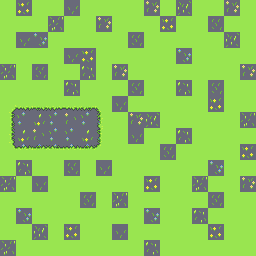

This is a level from a 2D game, rendered from its Tiled map with the project's own tilesets. A one-line summary and the complete map file follow:
An orthogonal 16x16 tile map with 16x16 px tiles, 2 tile layers (Ground_1, Ground_2).

<map version="1.4" tiledversion="1.4.2" orientation="orthogonal" renderorder="right-down" compressionlevel="0" width="16" height="16" tilewidth="16" tileheight="16" infinite="0" backgroundcolor="#696A79" nextlayerid="3" nextobjectid="1"><tileset firstgid="1" name="Ground" tilewidth="16" tileheight="16" tilecount="21" columns="7" objectalignment="topleft" margin="0" spacing="0"><image source="../tileSets/TileSet.png" width="112" height="48" /></tileset><layer id="1" name="Ground_1" width="16" height="16" opacity="1"><data encoding="csv">11,19,11,11,18,11,11,11,11,5,11,20,11,11,5,11,11,11,11,6,11,11,5,11,11,11,19,11,11,4,11,11,11,18,12,11,11,11,11,11,4,11,11,11,11,11,20,11,11,11,11,11,18,19,11,11,11,11,11,12,11,11,11,11,6,11,4,11,11,13,11,5,11,11,11,11,11,11,11,5,11,11,11,11,13,11,11,11,4,11,11,13,11,4,11,11,14,14,14,14,14,14,14,18,11,11,11,11,11,19,11,11,14,14,21,14,7,14,14,11,5,20,11,11,11,11,11,6,14,21,7,14,14,21,14,11,18,11,11,13,11,11,11,11,14,14,14,14,14,14,14,11,11,11,4,11,11,11,11,19,11,13,11,11,4,11,18,11,11,11,11,11,11,12,11,11,6,11,18,11,11,11,11,11,11,19,11,11,6,11,11,5,11,11,11,11,11,4,11,6,11,11,11,11,11,4,11,11,11,12,11,11,11,11,11,11,11,12,11,11,13,11,11,11,11,11,20,11,19,11,11,18,11,11,11,11,11,19,11,11,6,11,11,11,11,11,11,11,11,13,11,11,11,11,11,11</data></layer><layer id="2" name="Ground_2" width="16" height="16" opacity="1"><data encoding="csv">0,0,0,0,0,0,0,0,0,0,0,0,0,0,0,0,0,0,0,0,0,0,0,0,0,0,0,0,0,0,0,0,0,0,0,0,0,0,0,0,0,0,0,0,0,0,0,0,0,0,0,0,0,0,0,0,0,0,0,0,0,0,0,0,0,0,0,0,0,0,0,0,0,0,0,0,0,0,0,0,0,0,0,0,0,0,0,0,0,0,0,0,0,0,0,0,1,2,1073741840,2147483650,2,3221225488,3,0,0,0,0,0,0,0,0,0,1073741832,0,0,0,0,0,10,0,0,0,0,0,0,0,0,0,2147483658,0,0,0,0,0,3221225480,0,0,0,0,0,0,0,0,0,15,1073741826,16,2147483664,1073741826,16,17,0,0,0,0,0,0,0,0,0,0,0,0,0,0,0,0,0,0,0,0,0,0,0,0,0,0,0,0,0,0,0,0,0,0,0,0,0,0,0,0,0,0,0,0,0,0,0,0,0,0,0,0,0,0,0,0,0,0,0,0,0,0,0,0,0,0,0,0,0,0,0,0,0,0,0,0,0,0,0,0,0,0,0,0,0,0,0,0,0,0,0,0,0,0,0,0,0,0,0,0,0,0,0,0,0</data></layer></map>